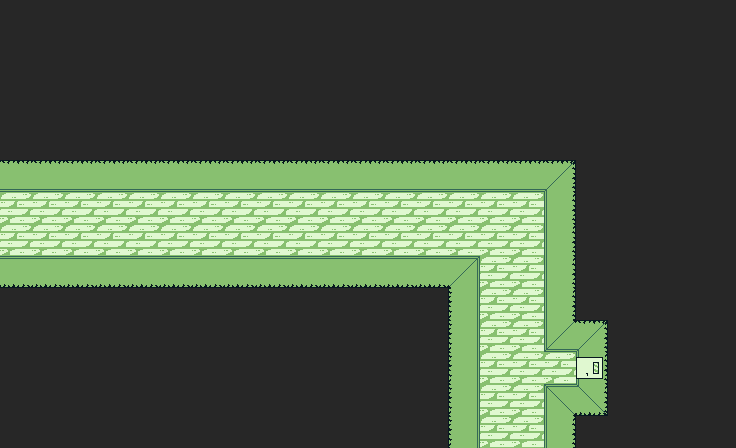

Below is a game level as drawn by its tile map, then a one-line description and the .tmx file that defines it, in full:
An orthogonal 23x14 tile map with 32x32 px tiles, 1 tile layer (Vrstva dlaždic 1).

<map version="1.8" tiledversion="1.8.4" orientation="orthogonal" renderorder="right-down" width="23" height="14" tilewidth="32" tileheight="32" infinite="0" nextlayerid="2" nextobjectid="1">
 <tileset firstgid="1" source="../Zdi.tsx" />
 <layer id="1" name="Vrstva dlaždic 1" width="23" height="14">
  <data encoding="csv">
18,18,18,18,18,18,18,18,18,18,18,18,18,18,18,18,18,18,18,18,18,18,18,
18,18,18,18,18,18,18,18,18,18,18,18,18,18,18,18,18,18,18,18,18,18,18,
18,18,18,18,18,18,18,18,18,18,18,18,18,18,18,18,18,18,18,18,18,18,18,
18,18,18,18,18,18,18,18,18,18,18,18,18,18,18,18,18,18,18,18,18,18,18,
18,18,18,18,18,18,18,18,18,18,18,18,18,18,18,18,18,18,18,18,18,18,18,
6,6,6,6,6,6,6,6,6,6,6,6,6,6,6,6,6,7,18,18,18,18,18,
5,5,5,5,5,5,5,5,5,5,5,5,5,5,5,5,5,9,18,18,18,18,18,
5,5,5,5,5,5,5,5,5,5,5,5,5,5,5,5,5,9,18,18,18,18,18,
12,12,12,12,12,12,12,12,12,12,12,12,12,12,14,5,5,9,18,18,18,18,18,
18,18,18,18,18,18,18,18,18,18,18,18,18,18,15,5,5,9,18,18,18,18,18,
18,18,18,18,18,18,18,18,18,18,18,18,18,18,15,5,5,8,7,18,18,18,18,
18,18,18,18,18,18,18,18,18,18,18,18,18,18,15,5,5,5,2,18,18,18,18,
18,18,18,18,18,18,18,18,18,18,18,18,18,18,15,5,5,11,10,18,18,18,18,
18,18,18,18,18,18,18,18,18,18,18,18,18,18,15,5,5,9,18,18,18,18,18
</data>
 </layer>
</map>
